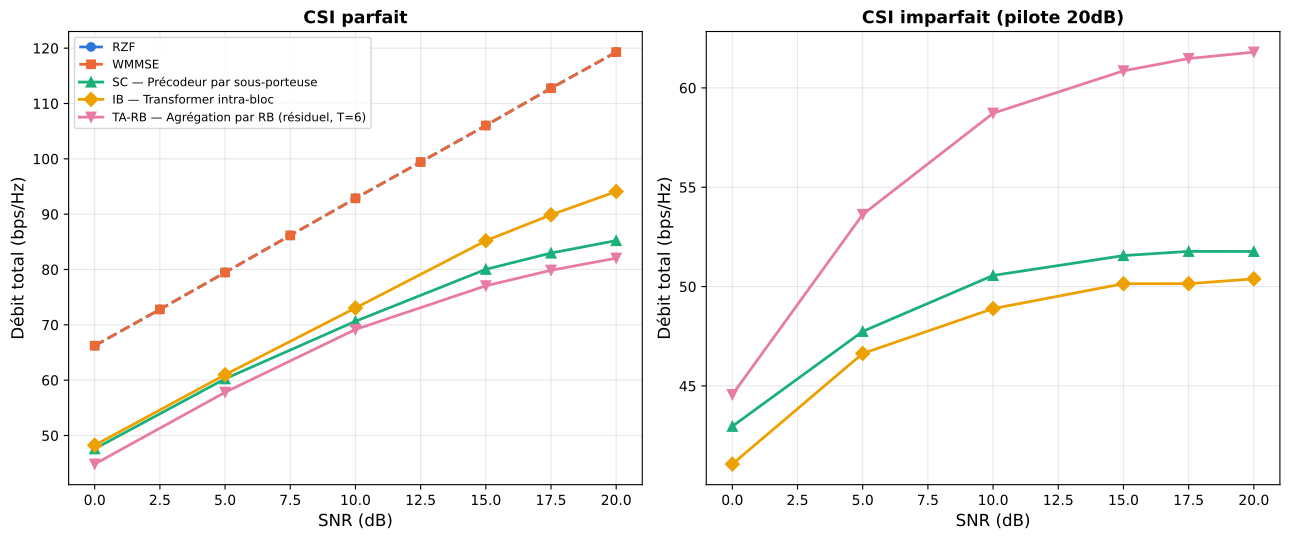

Source code (Python):
"""
figA_sumrate_csi_perfect.py — Figure A, UMa MASSIVE (M=64, K=8), double
panneau (gauche : CSI parfait, droite : CSI imparfait pilote 20dB).
RZF, WMMSE, SC, IB, TA-RB (T=6). Budget étendu (160ep) pour les 3
architectures neuronales.

Usage: python3 figA_sumrate_csi_perfect.py  (depuis son propre dossier, CPU)
"""
import json
import numpy as np
import matplotlib
matplotlib.use('Agg')
import matplotlib.pyplot as plt

DATA_DIR = '../../results/'

COLORS = {'RZF': '#2a78d6', 'WMMSE': '#eb6834', 'SC': '#1baf7a', 'IB': '#eda100', 'TA-RB': '#e87ba4'}
MARKERS = {'RZF': 'o', 'WMMSE': 's', 'SC': '^', 'IB': 'D', 'TA-RB': 'v'}
LABELS = {'RZF': 'RZF', 'WMMSE': 'WMMSE',
          'SC': 'SC — Précodeur par sous-porteuse',
          'IB': 'IB — Transformer intra-bloc',
          'TA-RB': 'TA-RB — Agrégation par RB (résiduel, T=6)'}
LINESTYLE = {'RZF': '--', 'WMMSE': '--', 'SC': '-', 'IB': '-', 'TA-RB': '-'}
ARCH_KEY = {'SC': 'single_sc', 'IB': 'intra_rb', 'TA-RB': 'ta_rb_residual'}

classical = np.load(DATA_DIR + 'classical_comparison_M64K8_true_uma.npy', allow_pickle=True).item()
snr_classical = classical['snr']

data = {k: json.load(open(DATA_DIR + f'diag_uma_massive_{ARCH_KEY[k]}.json')) for k in ('SC', 'IB', 'TA-RB')}
snr_neural = sorted(float(s) for s in data['SC']['evals_perfect'].keys())

fig, (ax1, ax2) = plt.subplots(1, 2, figsize=(13, 5.5))

# === panneau gauche : CSI parfait ===
ax1.plot(snr_classical, classical['rzf_full'], color=COLORS['RZF'], marker=MARKERS['RZF'],
         linestyle=LINESTYLE['RZF'], label=LABELS['RZF'], linewidth=2, markersize=6)
ax1.plot(snr_classical, classical['wmmse'], color=COLORS['WMMSE'], marker=MARKERS['WMMSE'],
         linestyle=LINESTYLE['WMMSE'], label=LABELS['WMMSE'], linewidth=2, markersize=6)
for k in ('SC', 'IB', 'TA-RB'):
    y = [data[k]['evals_perfect'][f'{s:.1f}'] for s in snr_neural]
    ax1.plot(snr_neural, y, color=COLORS[k], marker=MARKERS[k], linestyle=LINESTYLE[k],
             label=LABELS[k], linewidth=2, markersize=7)
ax1.set_xlabel('SNR (dB)', fontsize=12)
ax1.set_ylabel('Débit total (bps/Hz)', fontsize=12)
ax1.set_title('CSI parfait', fontsize=12.5, fontweight='bold')
ax1.legend(fontsize=8.5, loc='upper left')
ax1.grid(True, alpha=0.3)

# === panneau droit : CSI imparfait (pilote 20dB) ===
for k in ('SC', 'IB', 'TA-RB'):
    y = [data[k]['csi_imperfect'][f'{s:.1f}']['pilot20dB'] for s in snr_neural]
    ax2.plot(snr_neural, y, color=COLORS[k], marker=MARKERS[k], linestyle=LINESTYLE[k],
             linewidth=2, markersize=7)
ax2.set_xlabel('SNR (dB)', fontsize=12)
ax2.set_ylabel('Débit total (bps/Hz)', fontsize=12)
ax2.set_title('CSI imparfait (pilote 20dB)', fontsize=12.5, fontweight='bold')
ax2.grid(True, alpha=0.3)

fig.tight_layout()
fig.savefig('figA_sumrate_csi_perfect.png', dpi=200, bbox_inches='tight')
fig.savefig('figA_sumrate_csi_perfect.pdf', bbox_inches='tight')
plt.close(fig)

out = {'perfect': {'RZF': {'snr': list(snr_classical), 'rate': list(classical['rzf_full'])},
                    'WMMSE': {'snr': list(snr_classical), 'rate': list(classical['wmmse'])},
                    **{k: {'snr': snr_neural, 'rate': [data[k]['evals_perfect'][f'{s:.1f}'] for s in snr_neural]}
                       for k in ('SC', 'IB', 'TA-RB')}},
       'imperfect_pilot20dB': {k: {'snr': snr_neural,
                                    'rate': [data[k]['csi_imperfect'][f'{s:.1f}']['pilot20dB'] for s in snr_neural]}
                                for k in ('SC', 'IB', 'TA-RB')}}
with open('figA_sumrate_csi_perfect.json', 'w') as f:
    json.dump(out, f, indent=2)
print('✅ Figure A (UMa MASSIVE) -> figA_sumrate_csi_perfect.{png,pdf,json}')
